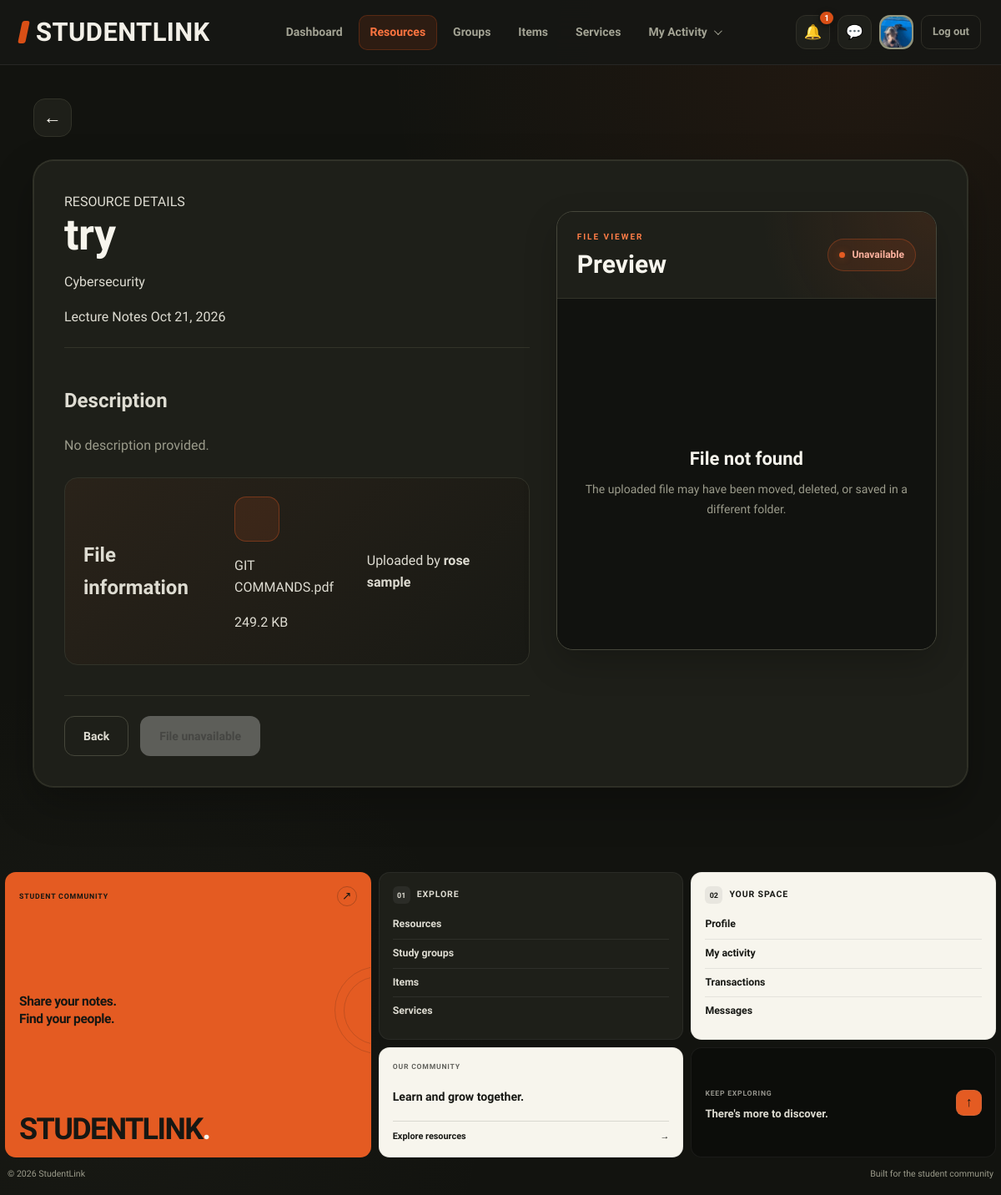
Screenshot of /resource-view.php?id=2 (signed in) with the database file from the repository.
### tables this page shows
CREATE TABLE `users` (
  `id` int(10) UNSIGNED NOT NULL,
  `full_name` varchar(100) NOT NULL,
  `email` varchar(150) NOT NULL,
  `password_hash` varchar(255) DEFAULT NULL,
  `google_id` varchar(64) DEFAULT NULL,
  `course` varchar(50) DEFAULT NULL,
  `year_level` varchar(20) DEFAULT NULL,
  `about` text DEFAULT NULL,
  `skills` varchar(255) DEFAULT NULL,
  `photo_path` varchar(255) DEFAULT NULL,
  `role` enum('student','admin') NOT NULL DEFAULT 'student',
  `status` enum('Active','Suspended') NOT NULL DEFAULT 'Active',
  `created_at` timestamp NOT NULL DEFAULT current_timestamp()
);

CREATE TABLE `resources` (
  `id` int(10) UNSIGNED NOT NULL,
  `user_id` int(10) UNSIGNED NOT NULL,
  `subject_id` int(10) UNSIGNED NOT NULL,
  `title` varchar(150) NOT NULL,
  `resource_type` enum('Lecture Notes','Reviewer','Study Guide','Programming Example','Project Reference','Presentation') NOT NULL DEFAULT 'Reviewer',
  `description` text DEFAULT NULL,
  `file_name` varchar(150) NOT NULL,
  `file_path` varchar(255) NOT NULL,
  `file_type` varchar(10) NOT NULL DEFAULT 'PDF',
  `file_size` int(10) UNSIGNED NOT NULL DEFAULT 0,
  `status` enum('Active','Removed') NOT NULL DEFAULT 'Active',
  `created_at` timestamp NOT NULL DEFAULT current_timestamp()
);

CREATE TABLE `subjects` (
  `id` int(10) UNSIGNED NOT NULL,
  `name` varchar(80) NOT NULL
);

### includes/functions.php (called while the page is built, shortened)
<?php
function e($v) {
    return htmlspecialchars((string)$v, ENT_QUOTES, 'UTF-8');
}

### resource-view.php (the view, shortened to what this page needs)
<?php
require_once __DIR__ . '/db_connect.php';
require_once __DIR__ . '/includes/functions.php';
$active = 'resources';
$css = ['resource-view'];
$resource = null;
$errorMessage = '';
$uploadedBy = 'Student';
$fileExists = false;
$formattedSize = 'Size unavailable';
$uploadedDate = '';
$resourceId = filter_input(INPUT_GET, 'id', FILTER_VALIDATE_INT);
if (!$resourceId || $resourceId < 1) {
    $errorMessage = 'Invalid resource ID.';
} else {
    $sql = "
        SELECT
            r.id,
            r.user_id,
            r.subject_id,
            r.title,
            r.resource_type,
            r.description,
            r.file_name,
            r.file_path,
            r.file_type,
            r.file_size,
            r.created_at,
            s.name AS subject_name
        FROM resources r
        LEFT JOIN subjects s ON s.id = r.subject_id
        WHERE r.id = ?
          AND r.status = 'Active'
        LIMIT 1
    ";
    $stmt = $conn->prepare($sql);
    if ($stmt) {
        $stmt->bind_param('i', $resourceId);
        $stmt->execute();
        $result = $stmt->get_result();
        $resource = $result->fetch_assoc();
    }
}
if ($resource) {
    $resourceTitle = $resource['title'];
    $subjectName = $resource['subject_name'] ?? 'General';
    $description = trim($resource['description'] ?? '');
    $resourceType = $resource['resource_type'] ?? 'Resource';
    $originalFileName = $resource['file_name'] ?? 'Resource file';
    if ($description === '') {
        $description = 'No description provided.';
    }
    $fileSize = (int) ($resource['file_size'] ?? 0);
    if ($fileSize >= 1048576) {
        $formattedSize = number_format($fileSize / 1048576, 2) . ' MB';
    } elseif ($fileSize >= 1024) {
        $formattedSize = number_format($fileSize / 1024, 1) . ' KB';
    } elseif ($fileSize > 0) {
        $formattedSize = $fileSize . ' bytes';
    }
    if (!empty($resource['created_at'])) {
        $timestamp = strtotime($resource['created_at']);
        if ($timestamp !== false) {
            $uploadedDate = date('M j, Y', $timestamp);
        }
    }
    $uploaderId = (int) $resource['user_id'];
    $userStmt = $conn->prepare("
        SELECT full_name
        FROM users
        WHERE id = ?
        LIMIT 1
    ");
    if ($userStmt) {
        $userStmt->bind_param('i', $uploaderId);
        $userStmt->execute();
        $userResult = $userStmt->get_result();
        $userRow = $userResult->fetch_assoc();
        if (!empty($userRow['full_name'])) {
            $uploadedBy = $userRow['full_name'];
        }
    }
}
include __DIR__ . '/includes/header.php';
?>
<link rel="stylesheet" href="css/resource-view.css">
<main class="wrap resource-view-page">
    <a
        class="back"
        href="resources.php"
        aria-label="Back to resources"
    >
        &larr;
    </a>
    <?php if ($errorMessage !== ''): ?>
        <section class="resource-message">
            <div class="message-icon">!</div>
            <h1>Resource unavailable</h1>
            <p><?= e($errorMessage) ?></p>
            <a class="btn btn-primary" href="resources.php">
                Back to resources
            </a>
        </section>
    <?php else: ?>
        <div class="detail">
            <section class="stack">
                <div class="info lead">
                    <span class="eyebrow">RESOURCE DETAILS</span>
                    <h1><?= e($resourceTitle) ?></h1>
                    <p class="subject-name">
                        <?= e($subjectName) ?>
                    </p>
                    <div class="resource-tags">
                        <span class="tag">
                            <?= e($resourceType) ?>
                        </span>
                        <?php if ($uploadedDate !== ''): ?>
                            <span class="tag tag-muted">
                                <?= e($uploadedDate) ?>
                            </span>
                        <?php endif; ?>
                    </div>
                </div>
                <div class="info">
                    <h2>Description</h2>
                    <p class="description">
                        <?= nl2br(e($description ?? '')) ?>
                    </p>
                </div>
                <div class="info file-info">
                    <h2>File information</h2>
                    <div class="file-name-row">
                        <div class="file-icon">
                        </div>
                        <div class="file-name-details">
                            <p class="file-name">
                                <?= e($originalFileName) ?>
                            </p>
                            <p class="file-meta">
                                <?= e($formattedSize) ?>
                            </p>
                        </div>
                    </div>
                    <div class="uploader">
                        <span>Uploaded by</span>
                        <strong><?= e($uploadedBy) ?></strong>
                    </div>
                </div>
                <div class="actions">
                    <a class="btn btn-quiet" href="resources.php">
                        Back
                    </a>
                    <?php if ($fileExists): ?>
                        <a
                            class="btn btn-primary"
                            href="resource-download.php?id=<?= (int) $resource['id'] ?>"
                        >
                            <icon name="download" size="17" />
                            Download file
                        </a>
                    <?php else: ?>
                        <button class="btn btn-disabled" disabled>
                            File unavailable
                        </button>
                    <?php endif; ?>
                </div>
            </section>
            <section class="preview-card">
                <div class="preview-heading">
                    <div>
                        <span class="eyebrow">FILE VIEWER</span>
                        <h2>Preview</h2>
                    </div>
                    <?php if ($fileExists): ?>
                        <span class="preview-status">Available</span>
                    <?php else: ?>
                        <span class="preview-status unavailable">
                            Unavailable
                        </span>
                    <?php endif; ?>
                </div>
                <div class="preview-content">
                    <?php if (!$fileExists): ?>
                        <div class="preview-empty">
                            <icon name="file-warning" size="42" />
                            <h3>File not found</h3>
                            <p>
                                The uploaded file may have been moved,
                                deleted, or saved in a different folder.
                            </p>
                        </div>
                    <?php endif; ?>
                </div>
            </section>
        </div>
    <?php endif; ?>
</main>
<?php include __DIR__ . '/includes/footer.php'; ?>

### includes/header.php (shortened to what this page needs)
<?php
require_once __DIR__ . '/functions.php';
require_once __DIR__ . '/../db_connect.php';
$css = $css ?? [];
$active = $active ?? '';
$bare = $bare ?? false;
$headerName = $_SESSION['full_name']
    ?? $_SESSION['user']
    ?? 'Student';
$headerPhoto = '';
$unreadNotificationCount = 0;
if (!empty($_SESSION['user_id'])) {
    $headerUserId = (int) $_SESSION['user_id'];
    $photoStmt = $conn->prepare("
        SELECT full_name, photo_path
        FROM users
        WHERE id = ?
        LIMIT 1
    ");
    if ($photoStmt) {
        $photoStmt->bind_param('i', $headerUserId);
        $photoStmt->execute();
        $photoResult = $photoStmt->get_result();
        $headerUser = $photoResult->fetch_assoc();
        if ($headerUser) {
            $headerName = $headerUser['full_name'] ?: $headerName;
            if (!empty($headerUser['photo_path'])) {
                $headerPhoto = $headerUser['photo_path'];
            }
        }
    }
    $notificationStmt = $conn->prepare("
        SELECT COUNT(*) AS unread_count
        FROM notifications
        WHERE user_id = ?
        AND is_read = 0
    ");
    if ($notificationStmt) {
        $notificationStmt->bind_param('i', $headerUserId);
        $notificationStmt->execute();
        $notificationResult = $notificationStmt->get_result();
        $notificationRow = $notificationResult->fetch_assoc();
        $unreadNotificationCount = (int) (
            $notificationRow['unread_count'] ?? 0
        );
    }
}
?>
<!DOCTYPE html>
<html lang="en">
<head>
    <?php foreach ($css as $stylesheet): ?>
        <link
            rel="stylesheet"
            href="css/<?= e($stylesheet) ?>.css"
        >
    <?php endforeach; ?>
</head>
<body>
<?php if (!$bare): ?>
<nav class="nav" aria-label="Main navigation">
    <a class="logo" href="dashboard.php">StudentLink</a>
    <div class="nav-links">
        <?php
        $navigation = [
            'dashboard' => 'Dashboard',
            'resources' => 'Resources',
            'groups'    => 'Groups',
            'items'     => 'Items',
            'services'  => 'Services'
        ];
        foreach ($navigation as $key => $label):
        ?>
            <a
                href="<?= e($key) ?>.php"
                <?= $active === $key ? 'aria-current="page"' : '' ?>
            >
                <?= e($label) ?>
            </a>
        <?php endforeach; ?>
        <div class="activity-menu" id="activity-menu">
            <button
                type="button"
                class="activity-trigger <?= in_array($active, ['activity', 'transactions'], true) ? 'menu-active' : '' ?>"
                id="activity-menu-button"
                aria-expanded="false"
                aria-controls="activity-dropdown"
            >
                My Activity
                <span class="activity-chevron" aria-hidden="true"></span>
            </button>
        </div>
    </div>
    <div class="nav-tools">
        <a
            class="icon-btn notification-link"
            href="notifications.php"
            aria-label="<?= $unreadNotificationCount > 0
                ? 'Notifications, ' . $unreadNotificationCount . ' unread'
                : 'Notifications' ?>"
            title="Notifications"
            <?= $active === 'notifications' ? 'aria-current="page"' : '' ?>
        >
            &#128276;
            <?php if ($unreadNotificationCount > 0): ?>
                <span class="notification-badge">
                    <?= $unreadNotificationCount > 99
                        ? '99+'
                        : $unreadNotificationCount ?>
                </span>
            <?php endif; ?>
        </a>
        <a
            class="icon-btn"
            href="messages.php"
            aria-label="Messages"
            title="Messages"
            <?= $active === 'messages' ? 'aria-current="page"' : '' ?>
        >
            &#128172;
        </a>
        <a
            class="avatar"
            href="profile.php"
            aria-label="Your profile"
            title="<?= e($headerName) ?>"
        >
            <?php if ($headerPhoto !== ''): ?>
                <img
                    src="<?= e($headerPhoto) ?>"
                    alt="Your profile photo"
                >
            <?php else: ?>
                <?= e(initials($headerName)) ?>
            <?php endif; ?>
        </a>
        <a class="logout" href="logout.php">Log out</a>
    </div>
</nav>
<?php endif; ?>
</body>
</html>

### rows the page displays
users: photo_path (picture)
resources: title "try", subject.name "Cybersecurity", resource_type "Lecture Notes", created_at "Oct 21, 2026", description "No description provided.", file_name "GIT COMMANDS.pdf", file_size "249.2 KB"
users: full_name "rose sample"

### other values shown
$label "Dashboard"
$label "Resources"
$label "Groups"
$label "Items"
$label "Services"
$unreadNotificationCount "1"
